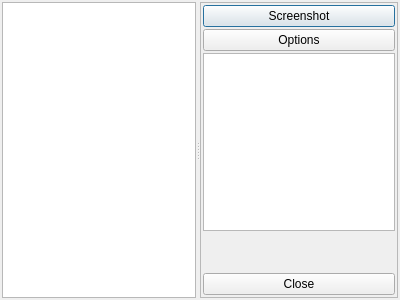
<?xml version="1.0" encoding="UTF-8"?>
<ui version="4.0">
 <class>Game_Window</class>
 <widget class="QDialog" name="Game_Window">
  <property name="geometry">
   <rect>
    <x>0</x>
    <y>0</y>
    <width>400</width>
    <height>300</height>
   </rect>
  </property>
  <property name="windowTitle">
   <string notr="true">Bloqus</string>
  </property>
  <layout class="QVBoxLayout" name="verticalLayout_2">
   <property name="spacing">
    <number>2</number>
   </property>
   <property name="margin">
    <number>2</number>
   </property>
   <item>
    <widget class="QSplitter" name="splitter">
     <property name="orientation">
      <enum>Qt::Horizontal</enum>
     </property>
     <property name="opaqueResize">
      <bool>false</bool>
     </property>
     <widget class="Bloqus::Gui::Game_View" name="grid_view"/>
     <widget class="QFrame" name="right_frame">
      <property name="frameShape">
       <enum>QFrame::StyledPanel</enum>
      </property>
      <property name="frameShadow">
       <enum>QFrame::Raised</enum>
      </property>
      <layout class="QVBoxLayout" name="verticalLayout">
       <property name="spacing">
        <number>2</number>
       </property>
       <property name="margin">
        <number>2</number>
       </property>
       <item>
        <widget class="QPushButton" name="bt_screenshot">
         <property name="sizePolicy">
          <sizepolicy hsizetype="Preferred" vsizetype="Fixed">
           <horstretch>0</horstretch>
           <verstretch>0</verstretch>
          </sizepolicy>
         </property>
         <property name="text">
          <string>Screenshot</string>
         </property>
        </widget>
       </item>
       <item>
        <widget class="QPushButton" name="bt_options">
         <property name="text">
          <string>Options</string>
         </property>
        </widget>
       </item>
       <item>
        <widget class="QTextEdit" name="net_chat">
         <property name="sizePolicy">
          <sizepolicy hsizetype="Preferred" vsizetype="Expanding">
           <horstretch>0</horstretch>
           <verstretch>2</verstretch>
          </sizepolicy>
         </property>
        </widget>
       </item>
       <item>
        <spacer name="verticalSpacer">
         <property name="orientation">
          <enum>Qt::Vertical</enum>
         </property>
         <property name="sizeType">
          <enum>QSizePolicy::Expanding</enum>
         </property>
         <property name="sizeHint" stdset="0">
          <size>
           <width>20</width>
           <height>40</height>
          </size>
         </property>
        </spacer>
       </item>
       <item>
        <widget class="QPushButton" name="bt_close">
         <property name="sizePolicy">
          <sizepolicy hsizetype="Preferred" vsizetype="Fixed">
           <horstretch>0</horstretch>
           <verstretch>0</verstretch>
          </sizepolicy>
         </property>
         <property name="text">
          <string>Close</string>
         </property>
        </widget>
       </item>
      </layout>
     </widget>
    </widget>
   </item>
  </layout>
 </widget>
 <customwidgets>
  <customwidget>
   <class>Bloqus::Gui::Game_View</class>
   <extends>QGraphicsView</extends>
   <header>bloqus_gui_game_view.h</header>
  </customwidget>
 </customwidgets>
 <resources/>
 <connections/>
</ui>
